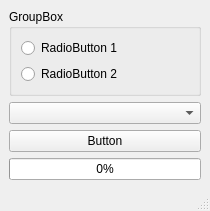
<?xml version="1.0" encoding="UTF-8"?>
<ui version="4.0">
 <class>MainWindow</class>
 <widget class="QMainWindow" name="MainWindow">
  <property name="geometry">
   <rect>
    <x>0</x>
    <y>0</y>
    <width>210</width>
    <height>196</height>
   </rect>
  </property>
  <property name="windowTitle">
   <string>MainWindow</string>
  </property>
  <widget class="QWidget" name="centralwidget">
   <layout class="QVBoxLayout" name="verticalLayout">
    <item>
     <widget class="QGroupBox" name="groupBox">
      <property name="maximumSize">
       <size>
        <width>200</width>
        <height>100</height>
       </size>
      </property>
      <property name="title">
       <string>GroupBox</string>
      </property>
      <layout class="QVBoxLayout" name="verticalLayoutGroupBox">
       <item>
        <widget class="QRadioButton" name="radioButton1">
         <property name="text">
          <string>RadioButton 1</string>
         </property>
        </widget>
       </item>
       <item>
        <widget class="QRadioButton" name="radioButton2">
         <property name="text">
          <string>RadioButton 2</string>
         </property>
        </widget>
       </item>
      </layout>
     </widget>
    </item>
    <item>
     <widget class="QComboBox" name="comboBox"/>
    </item>
    <item>
     <widget class="QPushButton" name="pushButton">
      <property name="text">
       <string>Button</string>
      </property>
      <property name="checkable">
       <bool>true</bool>
      </property>
     </widget>
    </item>
    <item>
     <widget class="QProgressBar" name="progressBar">
      <property name="minimum">
       <number>0</number>
      </property>
      <property name="maximum">
       <number>100</number>
      </property>
      <property name="value">
       <number>0</number>
      </property>
      <property name="textVisible">
       <bool>true</bool>
      </property>
     </widget>
    </item>
   </layout>
  </widget>
  <widget class="QMenuBar" name="menubar">
   <property name="geometry">
    <rect>
     <x>0</x>
     <y>0</y>
     <width>210</width>
     <height>17</height>
    </rect>
   </property>
  </widget>
  <widget class="QStatusBar" name="statusbar"/>
 </widget>
 <resources/>
 <connections/>
</ui>
